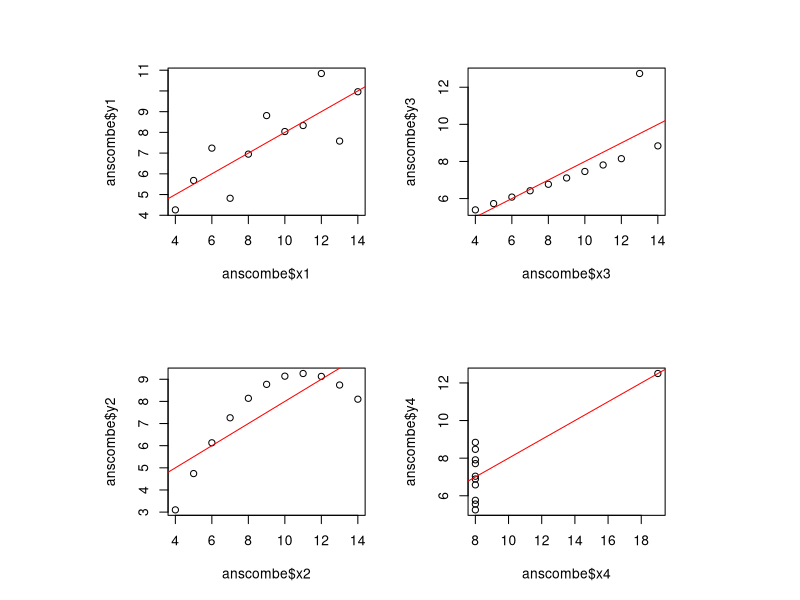
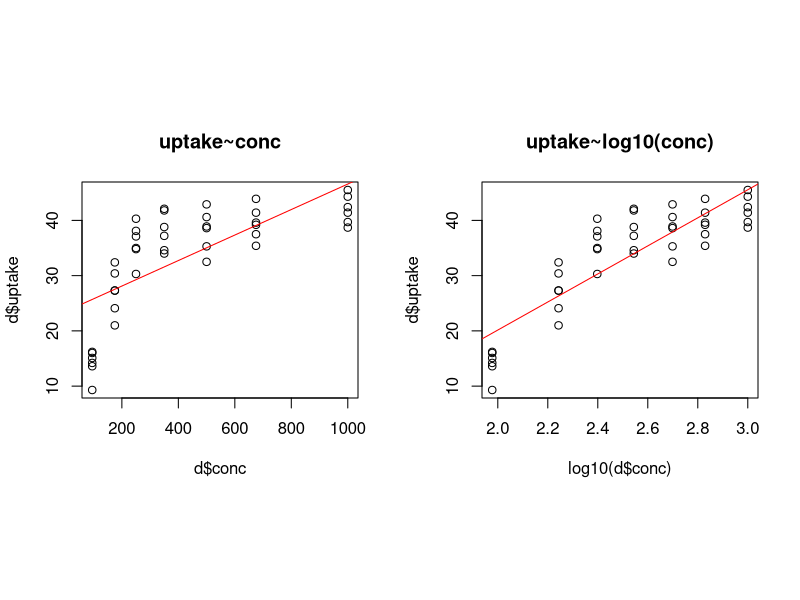

Write the R code that produced these figures, in order.
data(anscombe)
print(anscombe)
#>    x1 x2 x3 x4    y1   y2    y3    y4
#> 1  10 10 10  8  8.04 9.14  7.46  6.58
#> 2   8  8  8  8  6.95 8.14  6.77  5.76
#> 3  13 13 13  8  7.58 8.74 12.74  7.71
#> 4   9  9  9  8  8.81 8.77  7.11  8.84
#> 5  11 11 11  8  8.33 9.26  7.81  8.47
#> 6  14 14 14  8  9.96 8.10  8.84  7.04
#> 7   6  6  6  8  7.24 6.13  6.08  5.25
#> 8   4  4  4 19  4.26 3.10  5.39 12.50
#> 9  12 12 12  8 10.84 9.13  8.15  5.56
#> 10  7  7  7  8  4.82 7.26  6.42  7.91
#> 11  5  5  5  8  5.68 4.74  5.73  6.89
attach(anscombe)

layout(matrix(1:4,2), respect=TRUE)

m1=lm(y1~x1)
plot(anscombe$x1, anscombe$y1)
abline(a=m1$coefficients[1],b=m1$coefficients[2],col="red")

m2=lm(y2~x2)
plot(anscombe$x2, anscombe$y2)
abline(a=m2$coefficients[1],b=m2$coefficients[2],col="red")

m3=lm(y3~x3)
plot(anscombe$x3, anscombe$y3)
abline(a=m3$coefficients[1],b=m3$coefficients[2],col="red")

m4=lm(y4~x4)
plot(anscombe$x4, anscombe$y4)
abline(a=m4$coefficients[1],b=m4$coefficients[2],col="red")

data(CO2)
d = CO2[CO2$Type=="Quebec", ]
head(d)
#>   Plant   Type  Treatment conc uptake
#> 1   Qn1 Quebec nonchilled   95   16.0
#> 2   Qn1 Quebec nonchilled  175   30.4
#> 3   Qn1 Quebec nonchilled  250   34.8
#> 4   Qn1 Quebec nonchilled  350   37.2
#> 5   Qn1 Quebec nonchilled  500   35.3
#> 6   Qn1 Quebec nonchilled  675   39.2


m1=lm(d$uptake~d$conc)
m2=lm(d$uptake~log10(d$conc))
summary(m1)
summary(m2)#le 2eme modèle à un R2 sup dû à la fonction log

layout(matrix(1:2, 1), respect=TRUE)

plot(d$conc, d$uptake, main="uptake~conc")
abline(m1,col="red")

plot(log10(d$conc), d$uptake, main="uptake~log10(conc)")
abline(m2,col="red")

